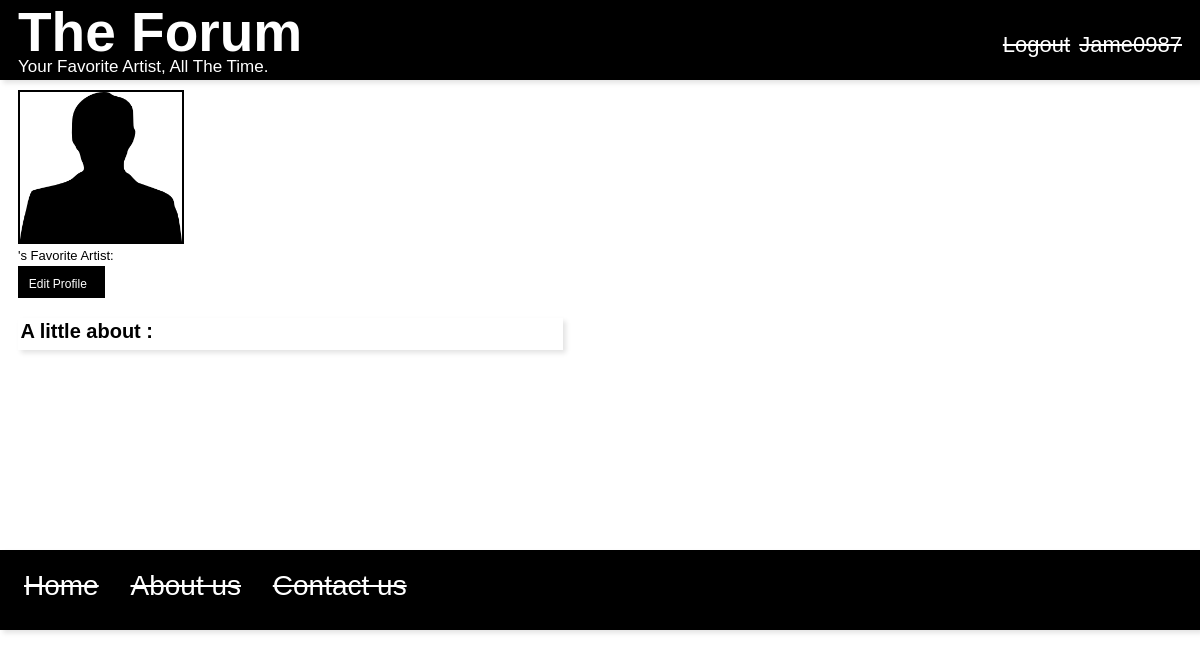
The page /moblie_app/views/profile.php (signed in) on the database as committed earlier.
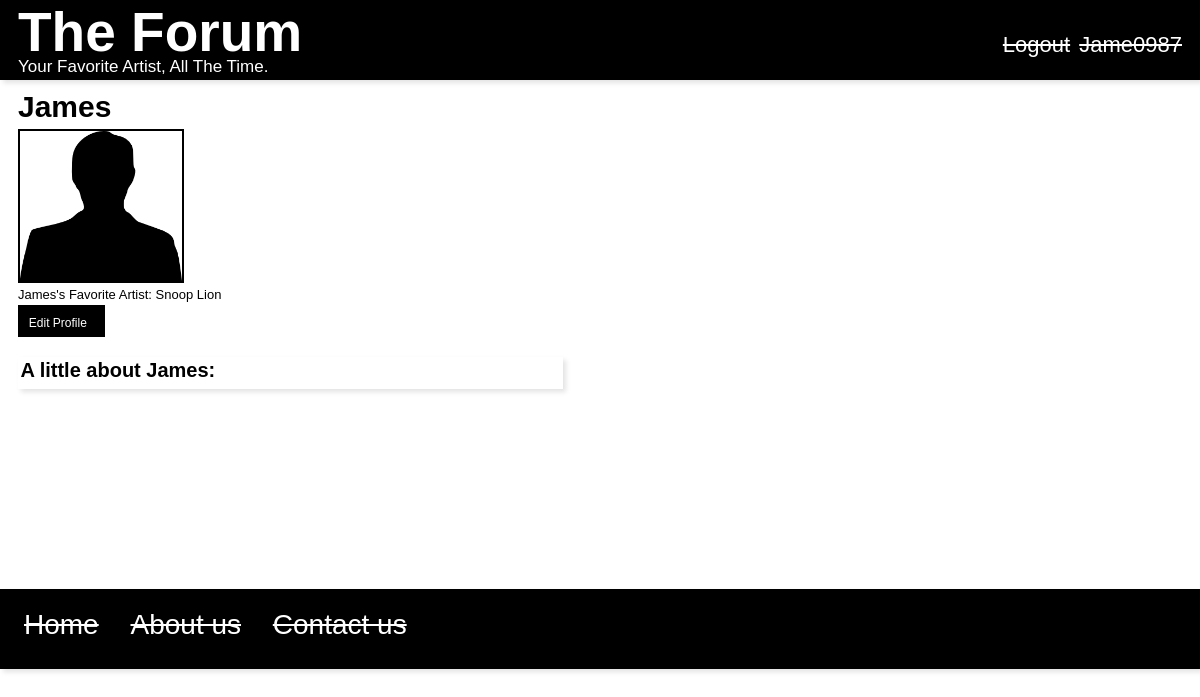
The same page on the database as committed later.
### tables this page shows
CREATE TABLE `userInfo` (
  `userID` int(100) NOT NULL AUTO_INCREMENT,
  `firstName` varchar(12) NOT NULL,
  `userName` varchar(50) NOT NULL,
  `userEmail` varchar(50) DEFAULT NULL,
  `userPass` varchar(50) NOT NULL,
  `favArtist` varchar(20) NOT NULL,
  `userBio` varchar(200) NOT NULL,
  PRIMARY KEY (`userID`)
);

### moblie_app/ForumModel.php (called while the page is built, shortened)
<?php
class ForumModel{
	private $db;
	public function __construct($dsn, $user, $pass){
		$this->db = mysql_connect("127.0.0.1", "root", "root");
	}
	public function obtainProfileInfo($session){
		$sql = "SELECT * FROM userInfo WHERE userName = '$session'";
		$dataQuery = mysql_query($sql, $this->db);
		$info = mysql_fetch_assoc($dataQuery);
		return $info;
	}
}
?>

### moblie_app/views/profile.php (the view, shortened to what this page needs)
<?php
	require_once("../ForumModel.php");
	$test = new ForumModel(MY_DSN, MY_USER, MY_PASS);
	$iew = $test->obtainProfileInfo($_SESSION['username']);
?>
<!DOCTYPE html>
	<html lang="en">
		<head>
			<link rel="stylesheet" href="../css/main.css">
			<link rel="stylesheet" href="../css/profile.css">
		</head>
		<body>
<header>
<nav id="home_nav">
	<h1 id="logo"><a href="loginHome.php">The Forum</a></h1>
	<p id="saying">Your Favorite Artist, All The Time.</p>
	<ul id="navItems">
		<li><a href="logout.php">Logout</a></li>
		<li><a href="profile.php"><?php echo($_SESSION['username']);?></a></li>
	</ul>
</nav>
</header>
<section id="userInfo">
<h1 id="name"><?php  echo($iew['firstName']);?></h1>
	<img id="profilePic" src="../placeholderPic.png" width="#" height="#"/>
		<p id="favArt"><?php echo($iew['firstName']);?>'s Favorite Artist: <?php echo($iew['favArtist']);?></p>
		<p id="editLink"><a href="editProfile.php">Edit Profile</a></p>
</section>
<div id="userBio">
	<h2 id="bio">A little about <?php echo($iew['firstName']);?>:</h2>
</div>
<footer>
			<ul id="footer">
				<li><a href="loginHome.php">Home</a></li>
				<li><a href="#">About us</a></li>
				<li><a href="#">Contact us</a></li>
			</ul>
		</footer>
	</body>
</html>

### moblie_app/css/main.css (style rules this page uses)
div,span,h1,h2,h3,h4,h5,h6,hgroup,p,a,section,article,body,li,ul,ol,nav,footer,form,input,label,header { margin: 0; padding: 0; border: none; }
body { font-size: 10px; font-family: Helvetica; margin: 0 auto; }
header { width: 100%; height: 80px; background-color: #000; color: #fff; margin-bottom: 10px; box-shadow: 3px 3px 5px #e3e3e3; }
#logo { font-size: 5.5em; margin-left: 1.5%; margin-bottom: 8px; }
#logo a:link { color: #fff; text-decoration: none; }
#saying { font-size: 1.7em; margin-left: 1.5%; margin-top: -15px; }
#navItems li { list-style: none; display: inline; margin-left: 3px; }
#navItems { font-size: 2.2em; float: right; margin-top: -45px; margin-right: 1.5%; }
#navItems li a:link { color: #fff; text-decoration: line-through; }
footer { width: 100%; height: 60px; background-color: #000; color: #fff; margin-top: 15px; padding-top: 20px; box-shadow: 3px 3px 5px #e3e3e3; }
#footer { font-size: 2.8em; }
#footer li { margin-left: 2%; display: inline; }
#footer li a:link { color: #fff; text-decoration: line-through; }

### moblie_app/css/profile.css (style rules this page uses)
#profilePic { width: 45%; height: 150px; position: relative; border: 2px solid #000; }
#userInfo { margin-left: 1.5%; width: 30%; }
#favArt { margin-top: 2px; margin-bottom: 3px; font-size: 1.3em; font-weight: 500; }
#name { font-size: 3em; font-weight: bold; margin-bottom: 5px; }
#editLink { background-color: #000; width: 65px; height: 10px; padding: 3%; }
#editLink a:link { color: #fff; text-decoration: none; font-size: 1.2em; }
#userBio { margin-top: 20px; margin-left: 1.5%; margin-bottom: 200px; width: 45%; height: auto; padding: .2%; box-shadow: 3px 3px 5px #e3e3e3; }
#bio { font-size: 2em; margin-bottom: 5px; }

Rows that differ between the two databases and show on the page:
now on this page (row edited): userinfo: firstName "James", favArtist "Snoop Lion"
